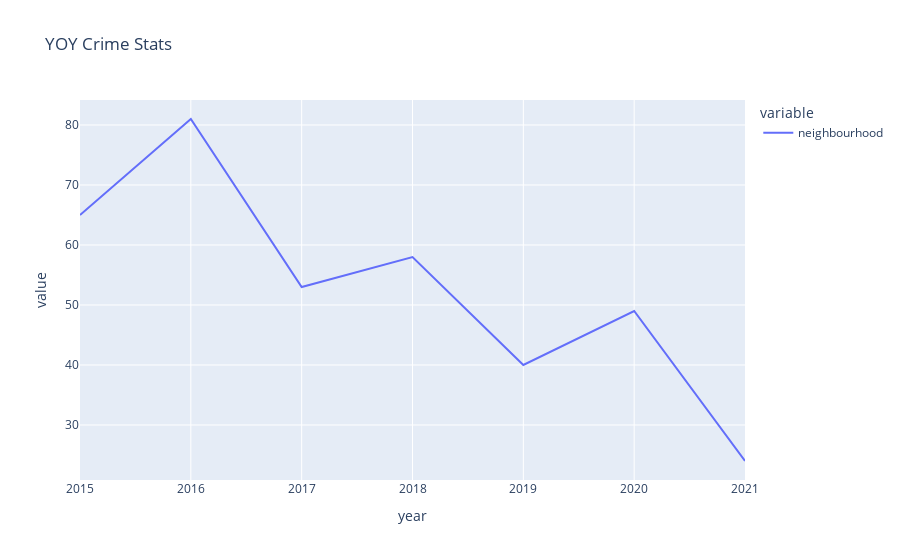

Notebook code for this chart:
### Code cell
YoY('H9G').plot(title='YOY Crime Stats')

### Figure 1 — Plotly figure (JSON) as saved in the notebook; plotly's stock layout.template omitted (floating-point values rounded to 4 significant figures)
{"data": [{"hovertemplate": "variable=neighbourhood<br>year=%{x}<br>value=%{y}<extra></extra>", "legendgroup": "neighbourhood", "line": {"color": "#636efa", "dash": "solid"}, "marker": {"symbol": "circle"}, "mode": "lines", "name": "neighbourhood", "orientation": "v", "showlegend": true, "type": "scatter", "x": ["2015", "2016", "2017", "2018", "2019", "2020", "2021"], "xaxis": "x", "y": [65, 81, 53, 58, 40, 49, 24], "yaxis": "y"}], "layout": {"legend": {"title": {"text": "variable"}, "tracegroupgap": 0}, "title": {"text": "YOY Crime Stats"}, "xaxis": {"anchor": "y", "domain": [0, 1], "title": {"text": "year"}}, "yaxis": {"anchor": "x", "domain": [0, 1], "title": {"text": "value"}}}}
